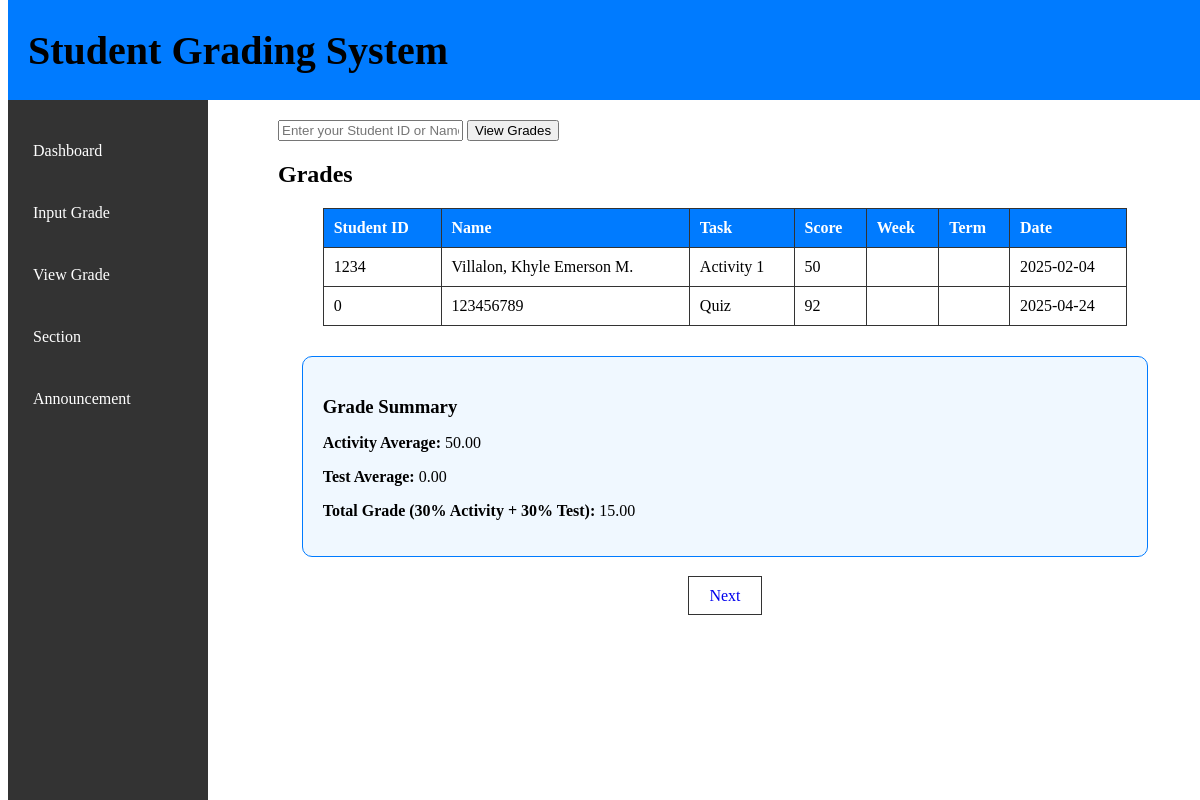
The page /teacher/view.php?id=1234 on the database its author committed.
### tables this page shows
CREATE TABLE `grades` (
  `student_id` int(20) NOT NULL,
  `student_name` varchar(100) NOT NULL,
  `task_name` varchar(100) NOT NULL,
  `score` int(11) NOT NULL,
  `date` date NOT NULL,
  `week` varchar(20) DEFAULT NULL,
  `term` varchar(20) DEFAULT NULL,
  `subject` varchar(100) DEFAULT NULL
);

### teacher/view.php (the view, shortened to what this page needs)
<?php
include "../db.php";
$records_per_page = 20;
$page = isset($_GET['page']) ? (int)$_GET['page'] : 1;
$offset = ($page - 1) * $records_per_page;
$search = '';
$result = null;
if (isset($_GET['id']) && $_GET['id'] !== '') {
    $search = $_GET['id'];
    $stmt = $conn->prepare("SELECT student_id, student_name, task_name, score, week, term, date FROM grades WHERE student_id = ? OR student_name LIKE ? ORDER BY date ASC LIMIT ?, ?");
    $like = "%" . $search . "%";
    $stmt->bind_param("ssii", $search, $like, $offset, $records_per_page);
    $stmt->execute();
    $result = $stmt->get_result();
} else {
    $stmt = $conn->prepare("SELECT student_id, student_name, task_name, score, week, term, date FROM grades ORDER BY date ASC LIMIT ?, ?");
    $stmt->bind_param("ii", $offset, $records_per_page);
    $stmt->execute();
    $result = $stmt->get_result();
}
$total_stmt = $conn->prepare("SELECT COUNT(*) FROM grades");
$total_stmt->execute();
$total_result = $total_stmt->get_result();
$total_rows = $total_result->fetch_row()[0];
$total_pages = ceil($total_rows / $records_per_page);
$avg_activity = 0;
$avg_test = 0;
$final_grade = 0;
if ($search !== '') {
    $total_activity = 0;
    $count_activity = 0;
    $total_test = 0;
    $count_test = 0;
    $stmt_total = $conn->prepare("SELECT task_name, score FROM grades WHERE student_id = ? OR student_name LIKE ?");
    $stmt_total->bind_param("ss", $search, $like);
    $stmt_total->execute();
    $grades_result = $stmt_total->get_result();
    while ($grade = $grades_result->fetch_assoc()) {
        $task = strtolower(trim($grade['task_name']));
        $score = (float)$grade['score'];
        if (strpos($task, 'activity') !== false) {
            $total_activity += $score;
            $count_activity++;
        } elseif (strpos($task, 'test') !== false) {
            $total_test += $score;
            $count_test++;
        }
    }
    $avg_activity = $count_activity ? $total_activity / $count_activity : 0;
    $avg_test = $count_test ? $total_test / $count_test : 0;
    $final_grade = round(($avg_activity * 0.3) + ($avg_test * 0.3), 2);
}
?>
<!DOCTYPE html>
<html>
<head>
</head>
<body>
    <h1 class="title">Student Grading System</h1>
    <div class="sidebar">
        <a href="/grading-system/teacher/dashboard.php">Dashboard</a>
        <a href="/grading-system/teacher/input.php">Input Grade</a>
        <a href="/grading-system/teacher/view.php">View Grade</a>
        <a href="/grading-system/teacher/section.php">Section</a>
        <a href="/grading-system/teacher/announcement.php">Announcement</a>
        <br><br><br><br><br><br><br><br><br><br><br><br>
    <br><br><br><br><br><br><br><br><br><br><br><br>
    </div>
    <div class="main-content">
        <form method="GET" action="view.php">
            <input type="text" name="id" placeholder="Enter your Student ID or Name" required>
            <button type="submit">View Grades</button>
        </form>
        <h2>Grades</h2>
        <table>
            <tr>
                <th>Student ID</th>
                <th>Name</th>
                <th>Task</th>
                <th>Score</th>
                <th>Week</th>
                <th>Term</th>
                <th>Date</th>
            </tr>
            <?php while ($row = $result->fetch_assoc()) { ?>
                <tr>
                    <td><?= htmlspecialchars($row["student_id"]) ?></td>
                    <td><?= htmlspecialchars($row["student_name"]) ?></td>
                    <td><?= htmlspecialchars($row["task_name"]) ?></td>
                    <td><?= htmlspecialchars($row["score"]) ?></td>
                    <td><?= htmlspecialchars($row["week"]) ?></td>
                    <td><?= htmlspecialchars($row["term"]) ?></td>
                    <td><?= htmlspecialchars($row["date"]) ?></td>
                </tr>
            <?php } ?>
        </table>
        <?php if ($search !== ''): ?>
            <div class="summary-box">
                <h3>Grade Summary</h3>
                <p><strong>Activity Average:</strong> <?= number_format($avg_activity, 2) ?></p>
                <p><strong>Test Average:</strong> <?= number_format($avg_test, 2) ?></p>
                <p><strong>Total Grade (30% Activity + 30% Test):</strong> <?= number_format($final_grade, 2) ?></p>
            </div>
        <?php endif; ?>
        <div class="divider">
            <?php if ($page < $total_pages) { ?>
                <a href="?id=<?= htmlspecialchars($search) ?>&page=<?= $page + 1 ?>">Next</a>
            <?php } ?>
        </div>
    </div>
</body>
</html>

### teacher/view.php (style rules this page uses)
.title { background-color: #007bff; width: 100%; font-size: 40px; height: 100px; position: fixed; margin-top: -100px; align-items: center; display: flex; padding-left: 20px; }
.sidebar { width: 200px; background-color: #333; height: 100vh; position: fixed; padding-top: 20px; color: white; }
.sidebar a { display: block; color: white; padding: 22px 25px; text-decoration: none; transition: background 0.3s; }
.main-content { margin-top: 100px; margin-left: 250px; padding: 20px; }
table { border-collapse: collapse; width: 90%; margin: 20px auto; }
th, td { border: 1px solid #333; padding: 10px; text-align: left; }
th { background-color: #007bff; color: white; }
.divider { text-align: center; margin-top: 20px; }
.divider a { padding: 10px 20px; text-decoration: none; border: 1px solid #333; margin: 0 5px; }
.summary-box { width: 90%; margin: 30px auto; padding: 20px; border: 1px solid #007bff; border-radius: 10px; background-color: #f0f8ff; }
.summary-box h3 { margin-bottom: 10px; }

### rows shown on the page
grades: student "1234", student_name "Villalon, Khyle Emerson M.", task_name "Activity 1", score "50", date "2025-02-04"
grades: student "0", student_name "123456789", task_name "Quiz", score "92", date "2025-04-24"

### other values the page prints
$avg_activity "50.00"
$avg_test "0.00"
$final_grade "15.00"
